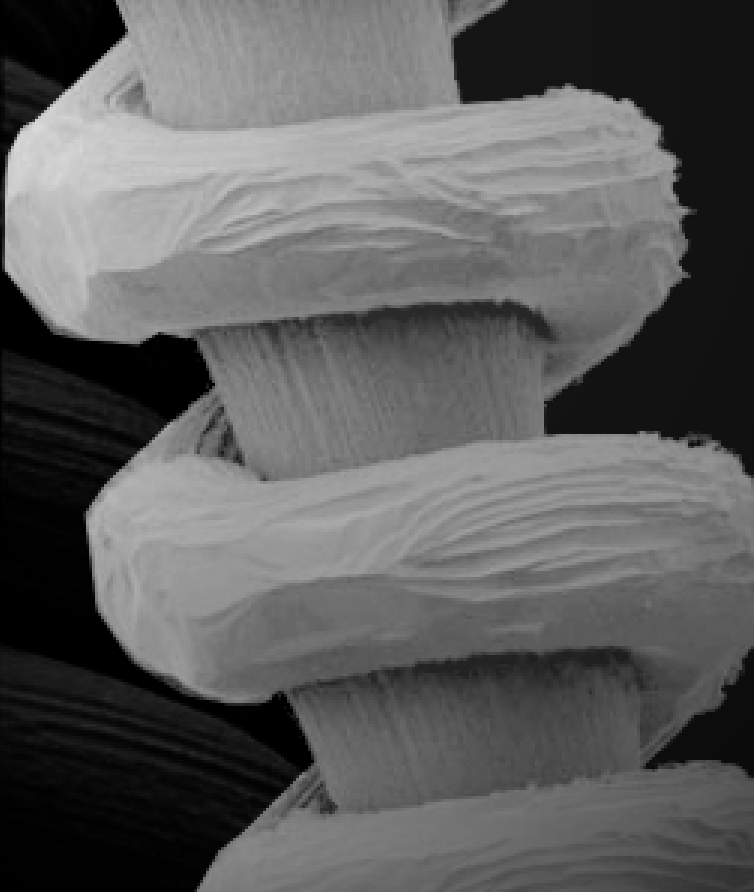
%> input picture Chp 2/2.6.3 Arthematic Operations/3. Multiplication & Division/tungsten_filament.tif, 754 x 892 px
$ octave shading_correction.m   (GNU Octave 9; MATLAB toolbox functions it lacks are replaced by stand-ins)
%> lines starting %> are read from the running program, lines starting %| are printed output that depends on the picture
img = imread('tungsten_filament.tif');
%> img is the input picture: size 892x754 uint8; min 0, max 217, mean 93.5
shading = imread('tungsten_sensor_shading.tif');
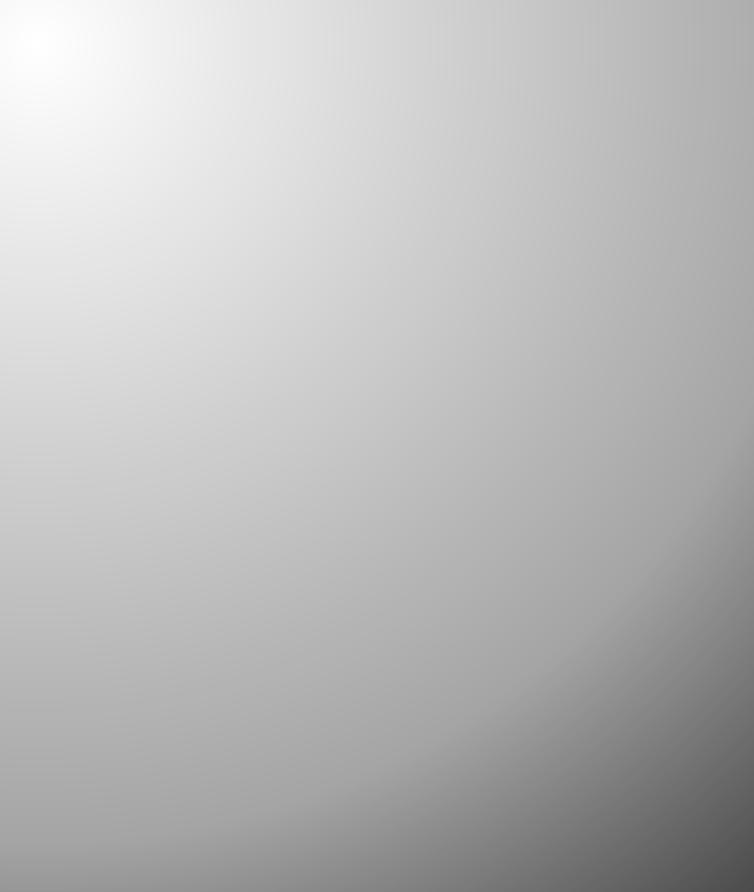
%> input picture Chp 2/2.6.3 Arthematic Operations/3. Multiplication & Division/tungsten_sensor_shading.tif, 754 x 892 px
%> shading is the input picture: size 892x754 uint8; min 76, max 255, mean 186.2


subplot(1, 2, 1); imshow(img)
subplot(1, 2, 2); imshow(enhance_img(img, shading))


function final_img = enhance_img(img, shading)
    enhanced = double(img) ./ double(shading);
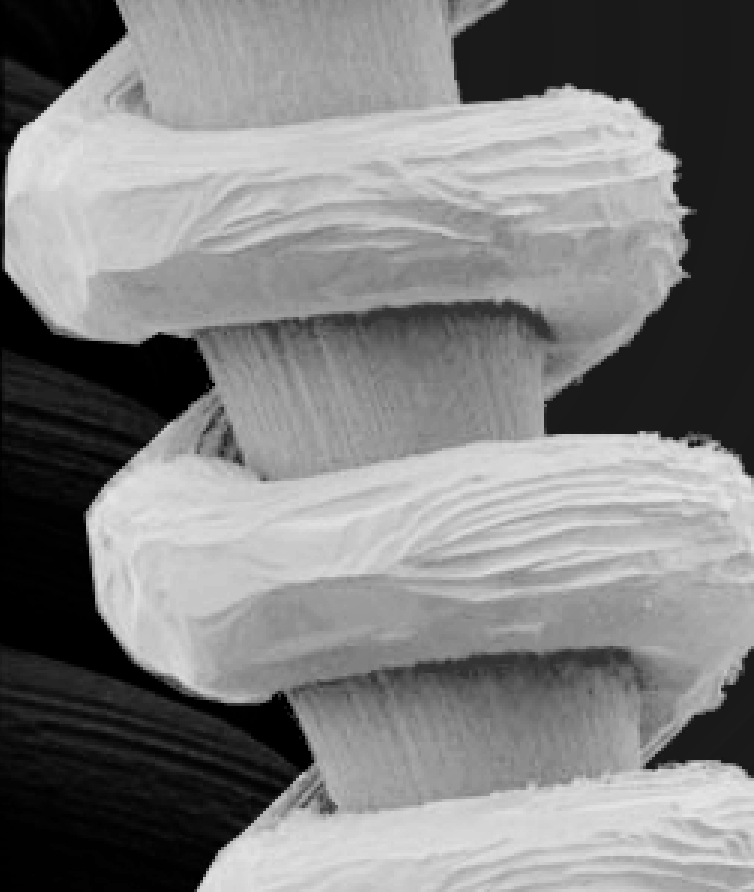
%> enhanced: size 892x754 double; min 0, max 0.904, mean 0.503
    final_img = rescale(enhanced);
end


% Rescaling
function final_img = rescale(img)
    no_of_intensity_levels = 256;

    img = double(img);

    % Scaling
    temp = img - min(min(img));
    transformed_img = (no_of_intensity_levels - 1) * (temp/max(max(temp)));
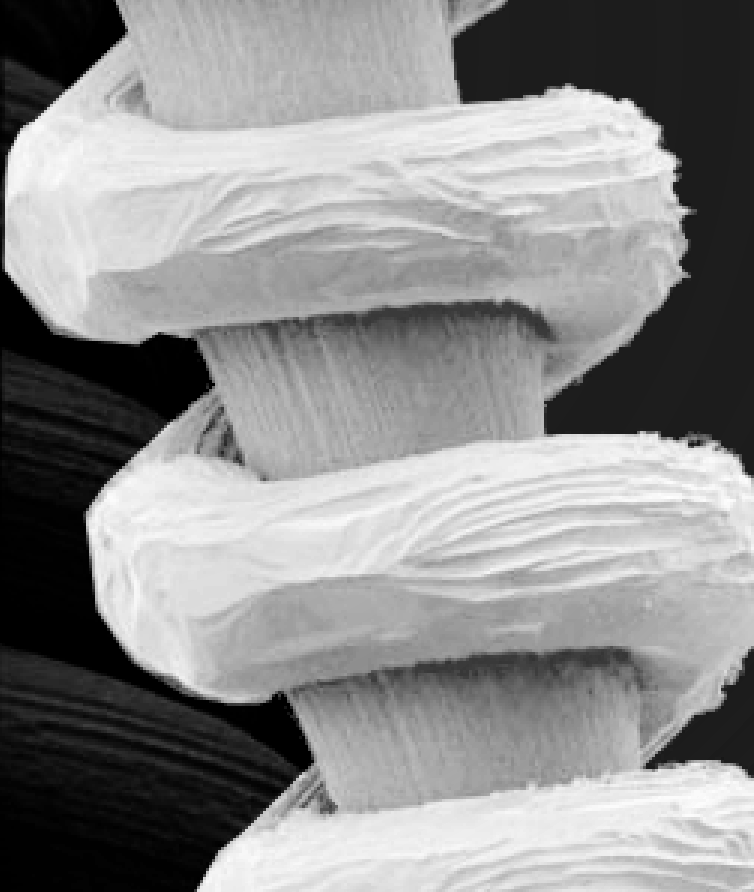
%> transformed_img: size 892x754 double; min 0, max 255, mean 141.9

    final_img = uint8(transformed_img);
end
